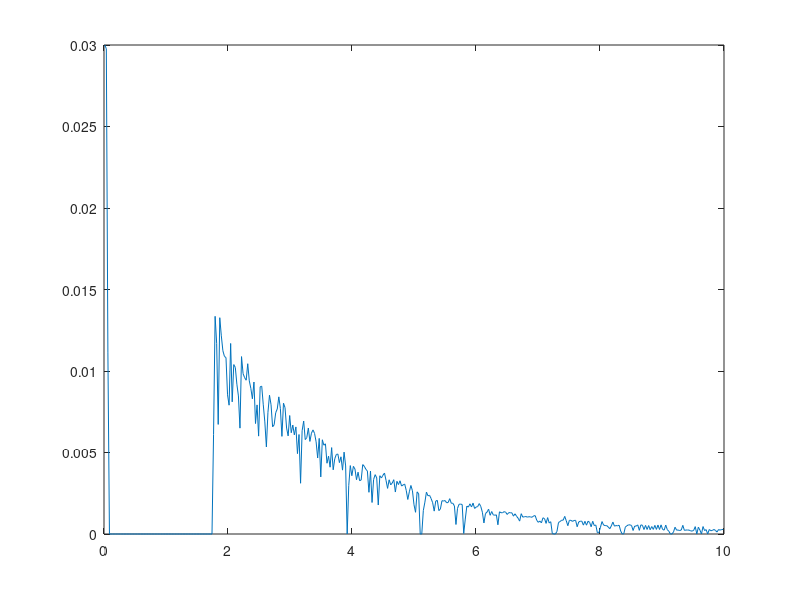

The MATLAB source for this figure:
x = [0.012531 0.037594 0.062657 0.087719 0.112782 0.137845 0.162907 0.187970 0.213033 0.238095 0.263158 0.288221 0.313283 0.338346 0.363409 0.388471 0.413534 0.438596 0.463659 0.488722 0.513784 0.538847 0.563910 0.588972 0.614035 0.639098 0.664160 0.689223 0.714286 0.739348 0.764411 0.789474 0.814536 0.839599 0.864662 0.889724 0.914787 0.939850 0.964912 0.989975 1.015038 1.040100 1.065163 1.090226 1.115288 1.140351 1.165414 1.190476 1.215539 1.240602 1.265664 1.290727 1.315789 1.340852 1.365915 1.390977 1.416040 1.441103 1.466165 1.491228 1.516291 1.541353 1.566416 1.591479 1.616541 1.641604 1.666667 1.691729 1.716792 1.741855 1.766917 1.791980 1.817043 1.842105 1.867168 1.892231 1.917293 1.942356 1.967419 1.992481 2.017544 2.042607 2.067669 2.092732 2.117794 2.142857 2.167920 2.192982 2.218045 2.243108 2.268170 2.293233 2.318296 2.343358 2.368421 2.393484 2.418546 2.443609 2.468672 2.493734 2.518797 2.543860 2.568922 2.593985 2.619048 2.644110 2.669173 2.694236 2.719298 2.744361 2.769424 2.794486 2.819549 2.844612 2.869674 2.894737 2.919799 2.944862 2.969925 2.994987 3.020050 3.045113 3.070175 3.095238 3.120301 3.145363 3.170426 3.195489 3.220551 3.245614 3.270677 3.295739 3.320802 3.345865 3.370927 3.395990 3.421053 3.446115 3.471178 3.496241 3.521303 3.546366 3.571429 3.596491 3.621554 3.646617 3.671679 3.696742 3.721805 3.746867 3.771930 3.796992 3.822055 3.847118 3.872180 3.897243 3.922306 3.947368 3.972431 3.997494 4.022556 4.047619 4.072682 4.097744 4.122807 4.147870 4.172932 4.197995 4.223058 4.248120 4.273183 4.298246 4.323308 4.348371 4.373434 4.398496 4.423559 4.448622 4.473684 4.498747 4.523810 4.548872 4.573935 4.598997 4.624060 4.649123 4.674185 4.699248 4.724311 4.749373 4.774436 4.799499 4.824561 4.849624 4.874687 4.899749 4.924812 4.949875 4.974937 5.000000 5.025063 5.050125 5.075188 5.100251 5.125313 5.150376 5.175439 5.200501 5.225564 5.250627 5.275689 5.300752 5.325815 5.350877 5.375940 5.401003 5.426065 5.451128 5.476190 5.501253 5.526316 5.551378 5.576441 5.601504 5.626566 5.651629 5.676692 5.701754 5.726817 5.751880 5.776942 5.802005 5.827068 5.852130 5.877193 5.902256 5.927318 5.952381 5.977444 6.002506 6.027569 6.052632 6.077694 6.102757 6.127820 6.152882 6.177945 6.203008 6.228070 6.253133 6.278195 6.303258 6.328321 6.353383 6.378446 6.403509 6.428571 6.453634 6.478697 6.503759 6.528822 6.553885 6.578947 6.604010 6.629073 6.654135 6.679198 6.704261 6.729323 6.754386 6.779449 6.804511 6.829574 6.854637 6.879699 6.904762 6.929825 6.954887 6.979950 7.005013 7.030075 7.055138 7.080201 7.105263 7.130326 7.155388 7.180451 7.205514 7.230576 7.255639 7.280702 7.305764 7.330827 7.355890 7.380952 7.406015 7.431078 7.456140 7.481203 7.506266 7.531328 7.556391 7.581454 7.606516 7.631579 7.656642 7.681704 7.706767 7.731830 7.756892 7.781955 7.807018 7.832080 7.857143 7.882206 7.907268 7.932331 7.957393 7.982456 8.007519 8.032581 8.057644 8.082707 8.107769 8.132832 8.157895 8.182957 8.208020 8.233083 8.258145 8.283208 8.308271 8.333333 8.358396 8.383459 8.408521 8.433584 8.458647 8.483709 8.508772 8.533835 8.558897 8.583960 8.609023 8.634085 8.659148 8.684211 8.709273 8.734336 8.759398 8.784461 8.809524 8.834586 8.859649 8.884712 8.909774 8.934837 8.959900 8.984962 9.010025 9.035088 9.060150 9.085213 9.110276 9.135338 9.160401 9.185464 9.210526 9.235589 9.260652 9.285714 9.310777 9.335840 9.360902 9.385965 9.411028 9.436090 9.461153 9.486216 9.511278 9.536341 9.561404 9.586466 9.611529 9.636591 9.661654 9.686717 9.711779 9.736842 9.761905 9.786967 9.812030 9.837093 9.862155 9.887218 9.912281 9.937343 9.962406 9.987469 ];

f = [0.030000 0.029771 0.011159 0.000000 0.000000 0.000000 0.000000 0.000000 0.000000 0.000000 0.000000 0.000000 0.000000 0.000000 0.000000 0.000000 0.000000 0.000000 0.000000 0.000000 0.000000 0.000000 0.000000 0.000000 0.000000 0.000000 0.000000 0.000000 0.000000 0.000000 0.000000 0.000000 0.000000 0.000000 0.000000 0.000000 0.000000 0.000000 0.000000 0.000000 0.000000 0.000000 0.000000 0.000000 0.000000 0.000000 0.000000 0.000000 0.000000 0.000000 0.000000 0.000000 0.000000 0.000000 0.000000 0.000000 0.000000 0.000000 0.000000 0.000000 0.000000 0.000000 0.000000 0.000000 0.000000 0.000000 0.000000 0.000000 0.000000 0.000000 0.006112 0.013355 0.011695 0.006723 0.013270 0.012157 0.011245 0.010899 0.010820 0.008539 0.007903 0.011689 0.008108 0.010394 0.010221 0.009193 0.008470 0.006495 0.010884 0.009836 0.009591 0.009435 0.010447 0.009395 0.008933 0.008294 0.009324 0.006777 0.007921 0.006005 0.009031 0.009068 0.007925 0.006878 0.005342 0.007464 0.008516 0.007930 0.006576 0.006701 0.007444 0.007671 0.008414 0.007707 0.005990 0.008026 0.007751 0.006501 0.006019 0.007269 0.006213 0.006683 0.006082 0.006570 0.004931 0.006104 0.003114 0.006336 0.006931 0.005792 0.005912 0.006503 0.005680 0.006186 0.006387 0.006172 0.005656 0.004662 0.005865 0.003503 0.005782 0.005447 0.005533 0.004342 0.004777 0.004099 0.005301 0.003940 0.004614 0.004878 0.004908 0.004379 0.004736 0.003919 0.005023 0.004175 0.000003 0.002968 0.004198 0.003575 0.004151 0.003984 0.003329 0.003793 0.003268 0.003314 0.004257 0.004157 0.003975 0.003863 0.002559 0.003862 0.001933 0.003344 0.003641 0.003443 0.001778 0.003575 0.003436 0.003601 0.003741 0.003290 0.002799 0.003326 0.003015 0.003131 0.003332 0.002575 0.003232 0.003033 0.003266 0.002942 0.003010 0.003064 0.002677 0.002119 0.002591 0.002978 0.002652 0.001793 0.001332 0.002586 0.002460 0.000000 0.000000 0.001440 0.001953 0.002569 0.002343 0.002375 0.002177 0.001919 0.001404 0.002021 0.002066 0.001436 0.001539 0.002045 0.002020 0.002053 0.001914 0.001936 0.002168 0.001886 0.001887 0.001724 0.000584 0.001576 0.001823 0.001834 0.001810 0.000031 0.000919 0.001710 0.001652 0.001853 0.001657 0.001896 0.001569 0.001650 0.001686 0.001866 0.001683 0.001336 0.000678 0.001256 0.001345 0.001523 0.001148 0.001379 0.001175 0.001149 0.001176 0.000565 0.001362 0.001307 0.001304 0.001373 0.001334 0.001198 0.001313 0.001304 0.001298 0.001094 0.001240 0.001090 0.000969 0.000791 0.001246 0.001035 0.001058 0.001072 0.001035 0.001063 0.001047 0.001028 0.001113 0.001126 0.000839 0.000718 0.000794 0.000683 0.000996 0.000942 0.000651 0.001006 0.000675 0.000753 0.000031 0.000000 0.000000 0.000157 0.000708 0.000762 0.000846 0.000849 0.001082 0.000809 0.000509 0.000840 0.000839 0.000774 0.000829 0.000840 0.000446 0.000738 0.000786 0.000786 0.000545 0.000779 0.000542 0.000784 0.000714 0.000443 0.000781 0.000518 0.000552 0.000076 0.000083 0.000423 0.000763 0.000548 0.000515 0.000515 0.000432 0.000324 0.000500 0.000732 0.000482 0.000518 0.000502 0.000541 0.000185 0.000000 0.000014 0.000422 0.000506 0.000559 0.000562 0.000522 0.000216 0.000485 0.000487 0.000559 0.000225 0.000561 0.000535 0.000276 0.000527 0.000279 0.000518 0.000262 0.000457 0.000283 0.000529 0.000282 0.000549 0.000278 0.000561 0.000277 0.000239 0.000548 0.000271 0.000169 0.000000 0.000000 0.000128 0.000416 0.000235 0.000246 0.000210 0.000247 0.000532 0.000224 0.000245 0.000243 0.000241 0.000197 0.000177 0.000223 0.000453 0.000000 0.000419 0.000238 0.000000 0.000457 0.000211 0.000269 0.000000 0.000276 0.000203 0.000216 0.000281 0.000219 0.000121 0.000274 0.000235 0.000275 0.000281 ];

figure;

plot(x, f);print(gcf, 'exp', '-dpng', '-r300');